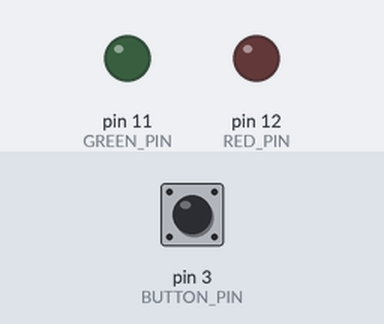
Simulated run of this sketch. Board: Arduino Uno, built with avr-gcc and run on an emulated ATmega328P. Shown: output pins drawn as LEDs (lit = HIGH). Inputs (shaded band) come from the test bench; at power-on: pin 3 (BUTTON_PIN) HIGH.

Above: at 0.15 s.
At 1.2 s:
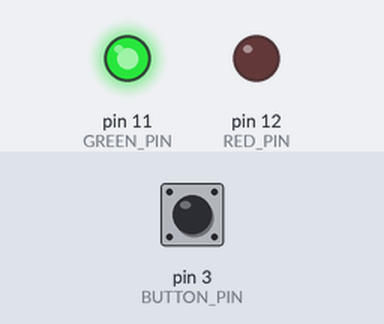
1.3 s: pin 3 (BUTTON_PIN) pulled LOW for 3.2 s
At 5.4 s:
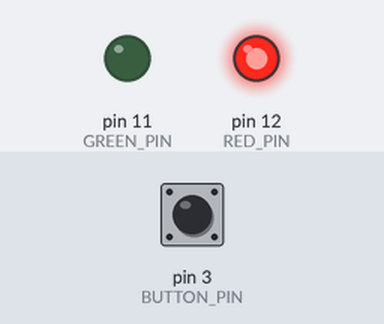
Timing chart, 0 to 11.8 s (numbered marks = the images above; inputs shaded):
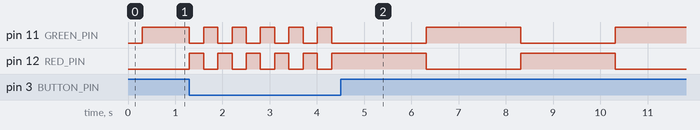

The sketch:

Lab_2.ino
```cpp
#define BUTTON_PIN 3          // macro for push button input pin --- > pin 3
#define RED_PIN 12            // macro for RED LED output pin ---> pin 12
#define GREEN_PIN 11          // macro for GREEN LED output pin ---> pin 11
#define DELAY 2000            // macro for 2000ms delay
#define DEBOUNCE_DELAY 300     //  macro for 300ms Debounce Delay for push button

int pushButton;               // int to indicate the state of the button (pressed/released) ---> (0/1)
int ledRed;                   // int to indicate the state of the RED LED+
int ledGreen;                 // int to indicate the state of the GREEN LED
unsigned long int lastDebounceTime = 0;    // the time in ms when the push button was pressed
unsigned long int lastFlick = 0;           // the last time the LEDs changed states
int red = 0;                               // int to organise the order of the RED and GREEN LEDs


void setup() {

  pinMode(BUTTON_PIN, INPUT_PULLUP);     // setup pin 13 for output
  pinMode(RED_PIN, OUTPUT);              // setup pin 12 for input
  pinMode(GREEN_PIN, OUTPUT);            // setup pin 11 for input
  Serial.begin(9600);


}


void loop() {
  pushButton = digitalRead(BUTTON_PIN);     // reads the state of the push button
  ledRed = digitalRead(RED_PIN);            // reads the state of the RED LED
  ledGreen = digitalRead(GREEN_PIN);        // reads the state of the GREEN LED


  if((millis() - lastDebounceTime) > DEBOUNCE_DELAY){

      if(pushButton == 0){

        lastDebounceTime = millis();

        lastFlick = millis();

        if(red == -1 && ledGreen){
          red = 1;
          digitalWrite(GREEN_PIN, LOW);
          digitalWrite(RED_PIN, HIGH);


        }
        else if(red == -1 && ledRed){
          red = 0;
          digitalWrite(RED_PIN, LOW);
          digitalWrite(GREEN_PIN, HIGH);


        }
      }


    if(red == 1){
        digitalWrite(RED_PIN, HIGH);
        lastFlick = millis();
        red = -1;
    }
    else if(red == 0){
        digitalWrite(GREEN_PIN, HIGH);
        lastFlick = millis();
        red = -1;
    }


    if((millis() - lastFlick > DELAY)){

        if(red == -1 && ledGreen){
          red = 1;
          digitalWrite(GREEN_PIN, LOW);
        }

        else if(red == -1 && ledRed){
          red = 0;
          digitalWrite(RED_PIN, LOW);
        }
    }
  }
}
```
